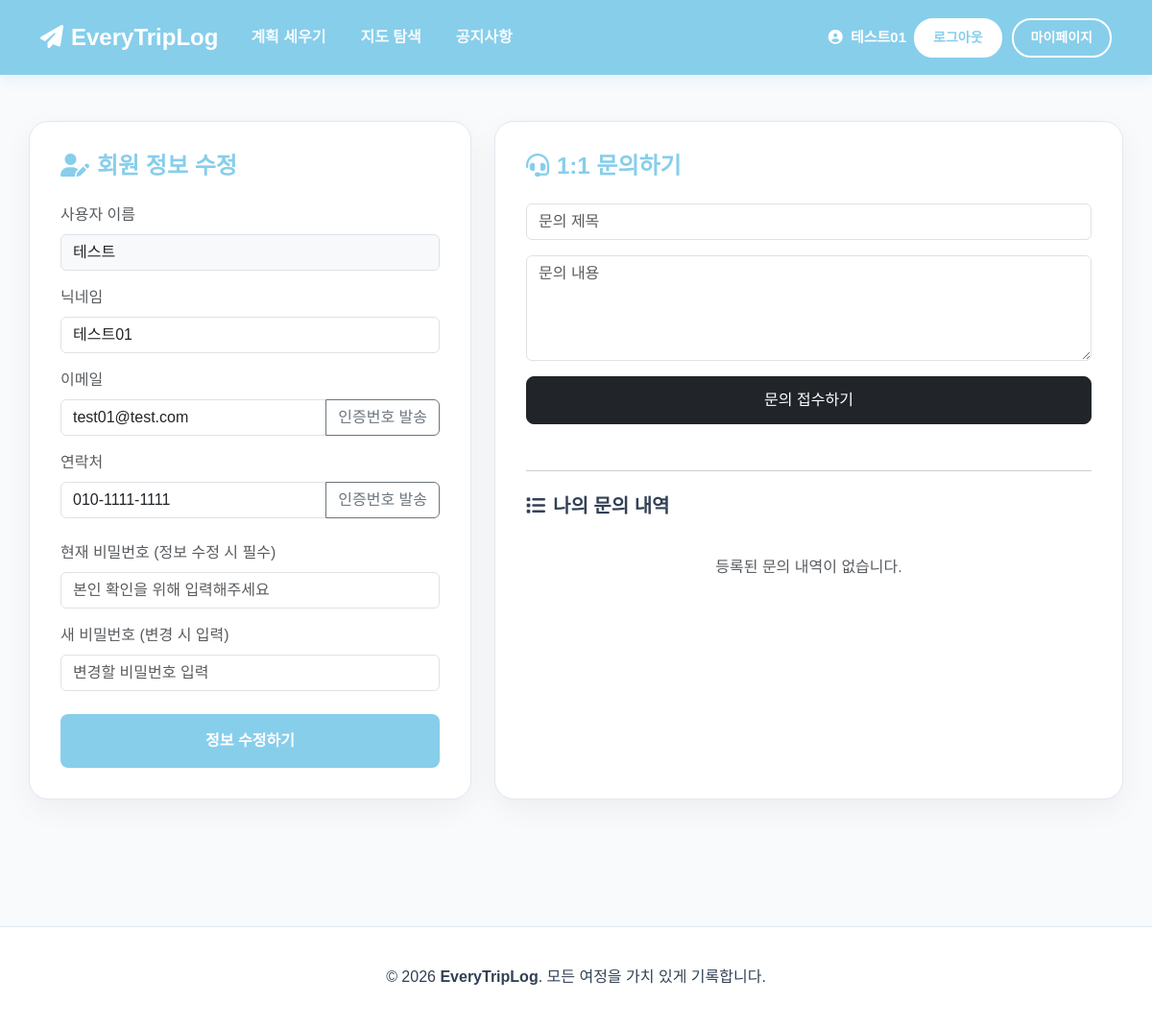
The page /mypage/ (signed in) on the database as committed earlier.
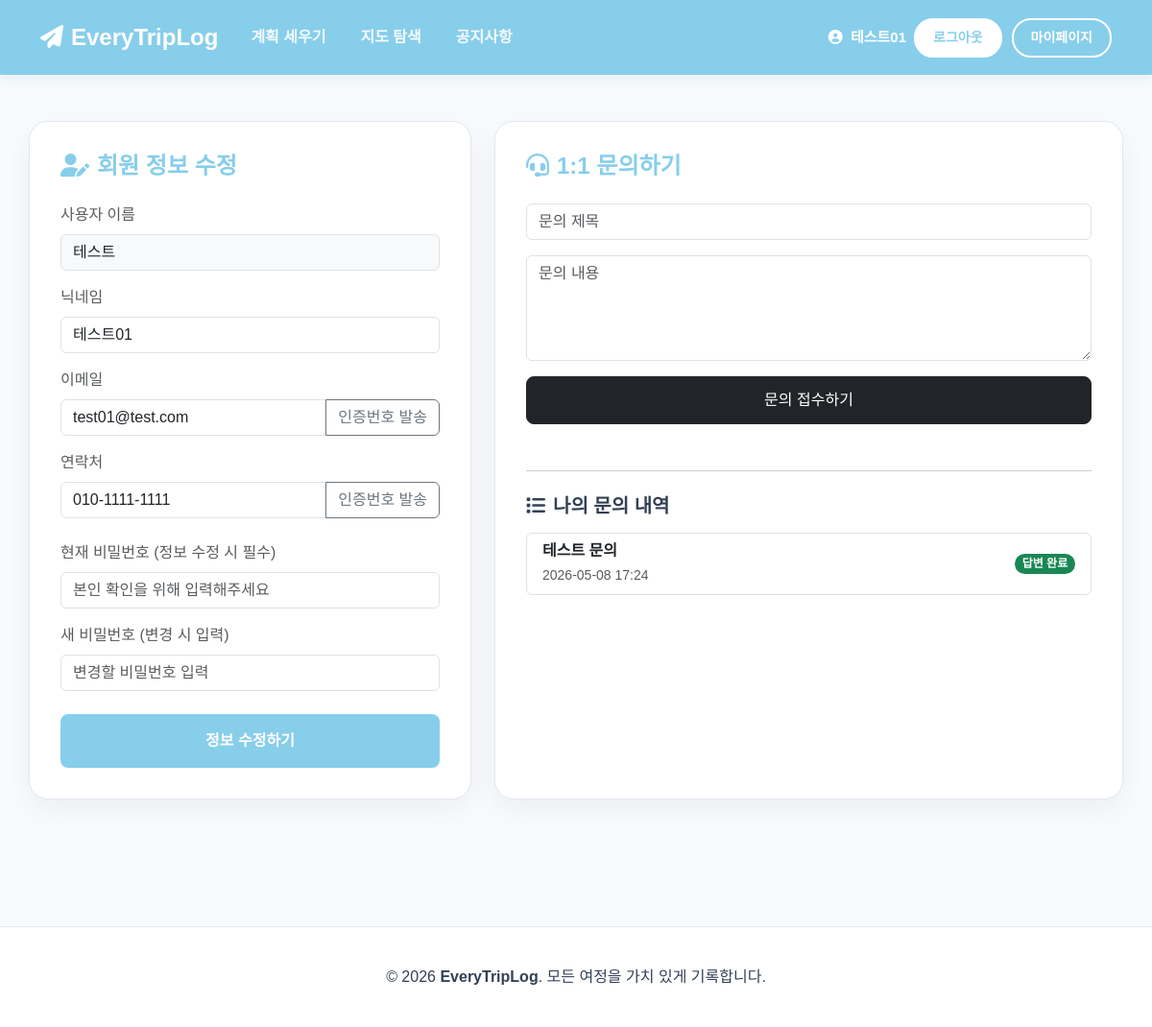
The same page on the database as committed later.
### gnss_app/models/inquiry.py (models this page shows)
class Inquiry(db.Model):
    __tablename__ = 'inquiries'
    id = db.Column(db.Integer, primary_key=True)
    user_id = db.Column(db.Integer, db.ForeignKey('users.id'), nullable=False)
    title = db.Column(db.String(200), nullable=False)
    content = db.Column(db.Text, nullable=False)
    answer = db.Column(db.Text, nullable=True)
    is_answered = db.Column(db.Boolean, default=False)
    answered_at = db.Column(db.DateTime, nullable=True)
    created_at = db.Column(db.DateTime, default=get_kst_now)
    user = db.relationship('User', backref=db.backref('inquiries', lazy=True, cascade="all, delete-orphan"))

### gnss_app/views/mypage_view.py (the view)
@bp.route('/', methods=['GET'])
@login_required
def index():
    my_inquiries = Inquiry.query.filter_by(user_id=g.user.id).order_by(Inquiry.created_at.desc()).all()
    return render_template('auth/mypage.html', inquiries=my_inquiries)

### gnss_app/views/auth_view.py (called while the page is built, shortened)
@bp.before_app_request
def load_logged_in_user():
    user_id = session.get("user_id")
    if user_id is None:
        g.user = None
    else:
        g.user = User.query.get(user_id)

def login_required(view):
    @functools.wraps(view)
    def wrapped_view(*args, **kwargs):
        return view(*args, **kwargs)
    return wrapped_view

### gnss_app/templates/auth/mypage.html (shortened to what the changed rows need)
{% extends "base.html" %}
{% block extra_css %}
    <link rel="stylesheet" href="{{ url_for('static', filename='css/mypage.css') }}">
{% endblock %}
{% block content %}
    <div class="row">
        <div class="col-md-7 mb-4">
            <div class="etl-card h-100">
                <h4 class="mypage-title">
                    <i class="fa-solid fa-headset mypage-icon"></i>1:1 문의하기
                </h4>
                <form action="{{ url_for('mypage.create_inquiry') }}" method="POST" class="mb-5">
                    <div class="mb-3">
                    </div>
                    <div class="mb-3">
                    </div>
                    <button type="submit" class="btn btn-dark w-100 inquiry-submit-btn">문의 접수하기</button>
                </form>
                <hr class="mb-4">
                <h5 class="fw-bold mb-3"><i class="fa-solid fa-list mypage-icon"></i>나의 문의 내역</h5>
                {% if inquiries %}
                    <div class="list-group">
                        {% for inquiry in inquiries %}
                            <div class="list-group-item list-group-item-action d-flex justify-content-between align-items-center">
                                <div>
                                    <h6 class="mb-1 fw-bold">{{ inquiry.title }}</h6>
                                    <small class="text-muted">{{ inquiry.created_at.strftime('%Y-%m-%d %H:%M') }}</small>
                                </div>
                            {% if inquiry.is_answered %}
                                <span class="badge bg-success rounded-pill">답변 완료</span>
                            {% else %}
                                <span class="badge bg-secondary rounded-pill">답변 대기</span>
                            {% endif %}
                            </div>
                        {% endfor %}
                    </div>
                {% else %}
                    <p class="text-muted text-center py-4">등록된 문의 내역이 없습니다.</p>
                {% endif %}
            </div>
        </div>
    </div>
{% endblock %}

Rows that differ between the two databases and show on the page:
added Inquiry: title "테스트 문의", created_at "2026-05-08 17:24", is_answered "답변 완료"
Other text that changed with them:
text no longer shown: "등록된 문의 내역이 없습니다."
